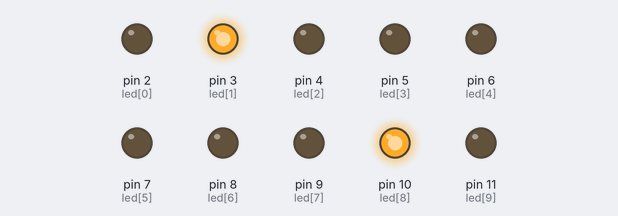
Recording of a sketch running on a simulated Arduino Uno, built with avr-gcc and run on an emulated ATmega328P. Parts: output pins drawn as LEDs (lit = HIGH).

Above: at 0.15 s.
At 0.55 s:
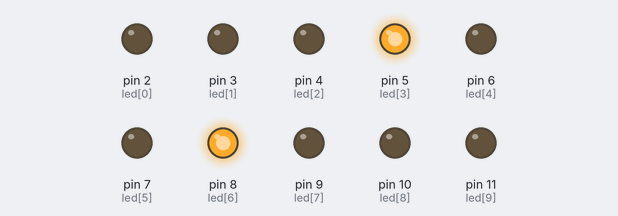
At 1.3 s:
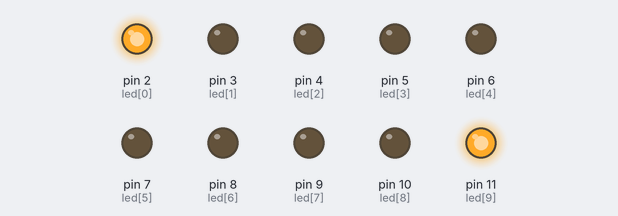
At 2.45 s:
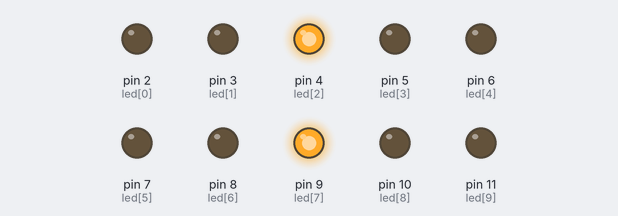
At 4.05 s:
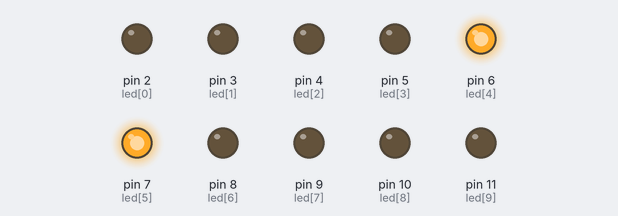
Timing chart, 0 to 4.3 s (numbered marks = the images above):
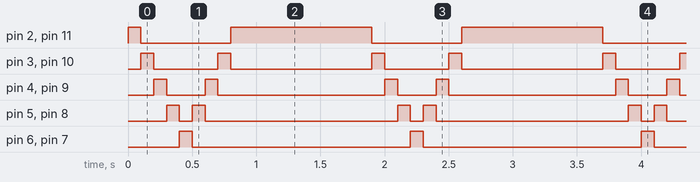

The sketch:

SIMPLE_SEGMENT_LED_2.ino
```cpp
/*
  SIMPLE_SEGMENT_LED

  Simple SEGMENT LED. This program only
  run bar the segment led bar from first to last
  and repeating unstop

  Extra : 10 x 330ohm attached from ground


  modified 25 JAN 2016 for CU Robot Class
  by Chawanan Inkumnoi

 █████╗ ██╗   ██╗████████╗ ██████╗ ███████╗ █████╗ ██╗   ██╗███████╗
██╔══██╗██║   ██║╚══██╔══╝██╔═══██╗██╔════╝██╔══██╗██║   ██║██╔════╝
███████║██║   ██║   ██║   ██║   ██║███████╗███████║██║   ██║█████╗
██╔══██║██║   ██║   ██║   ██║   ██║╚════██║██╔══██║╚██╗ ██╔╝██╔══╝
██║  ██║╚██████╔╝   ██║   ╚██████╔╝███████║██║  ██║ ╚████╔╝ ███████╗
╚═╝  ╚═╝ ╚═════╝    ╚═╝    ╚═════╝ ╚══════╝╚═╝  ╚═╝  ╚═══╝  ╚══════╝


*/

int led[10] = {2,3,4,5,6,7,8,9,10,11};
void setup() {
  Serial.begin(9600);
  for(int i=0; i<10; i++){
    pinMode(led[i], OUTPUT);
  }
}

void loop() {
  clear();
  digitalWrite(led[0], HIGH);
  digitalWrite(led[9], HIGH);
  delay(100);
  clear();
  digitalWrite(led[1], HIGH);
  digitalWrite(led[8], HIGH);
  delay(100);
  clear();
  digitalWrite(led[2], HIGH);
  digitalWrite(led[7], HIGH);
  delay(100);
  clear();
  digitalWrite(led[3], HIGH);
  digitalWrite(led[6], HIGH);
  delay(100);
  clear();
  digitalWrite(led[4], HIGH);
  digitalWrite(led[5], HIGH);
  delay(100);
  clear();
  digitalWrite(led[3], HIGH);
  digitalWrite(led[6], HIGH);
  delay(100);
  clear();
  digitalWrite(led[2], HIGH);
  digitalWrite(led[7], HIGH);
  delay(100);
  clear();
  digitalWrite(led[1], HIGH);
  digitalWrite(led[8], HIGH);
  delay(100);
  clear();
  digitalWrite(led[0], HIGH);
  digitalWrite(led[9], HIGH);

  delay(1000);
  clear();
}
void clear(){
  for(int i=0; i<10; i++){
    digitalWrite(led[i], LOW);
  }
}
```

Measured:
- by itself, pin 2 (led[0]), pin 11 (led[9]): repeats every 1.8 s: LOW 0.70 s, HIGH 1.1 s
- by itself, pin 3 (led[1]), pin 10 (led[8]): repeats every 1.8 s: LOW 0.50 s, HIGH 0.10 s, LOW 1.1 s, HIGH 0.10 s
- by itself, pin 4 (led[2]), pin 9 (led[7]): repeats every 1.8 s: LOW 0.30 s, HIGH 0.10 s, LOW 1.3 s, HIGH 0.10 s
- by itself, pin 5 (led[3]), pin 8 (led[6]): repeats every 1.8 s: LOW 0.10 s, HIGH 0.10 s, LOW 1.5 s, HIGH 0.10 s
- by itself, pin 6 (led[4]), pin 7 (led[5]): alternates HIGH for 0.10 s and LOW for 1.7 s
